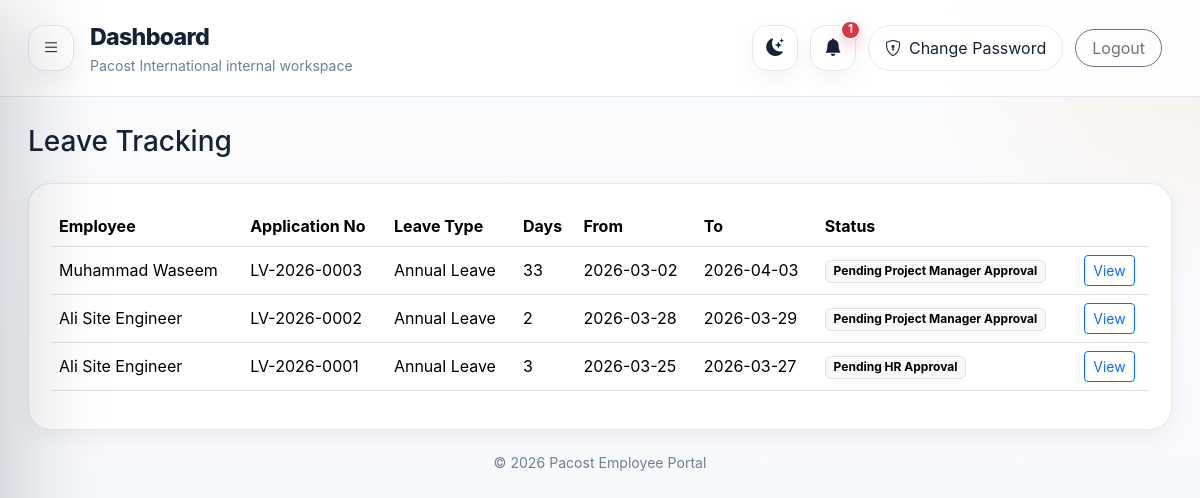
The app's page /leaves (signed in) with its own data.
### tables this page shows
CREATE TABLE leave_applications (
    id INTEGER PRIMARY KEY AUTOINCREMENT,
    application_no TEXT NOT NULL UNIQUE,
    user_id INTEGER NOT NULL,
    leave_type_id INTEGER NOT NULL,
    from_date TEXT NOT NULL,
    to_date TEXT NOT NULL,
    total_days INTEGER NOT NULL,
    reason TEXT,
    attachment TEXT,
    status TEXT NOT NULL,
    manager_status TEXT NOT NULL DEFAULT 'Pending',
    hr_status TEXT NOT NULL DEFAULT 'Pending',
    current_stage TEXT NOT NULL,
    created_at TEXT NOT NULL,
    FOREIGN KEY (user_id) REFERENCES users (id),
    FOREIGN KEY (leave_type_id) REFERENCES leave_types (id)
);

### app.py (the view)
@app.route("/leaves")
@login_required
def my_leaves():
    db = get_db()
    user = current_user()
    base_query = "SELECT DISTINCT la.*, lt.name AS leave_type_name, u.full_name FROM leave_applications la JOIN leave_types lt ON la.leave_type_id=lt.id JOIN users u ON la.user_id=u.id"
    params: list[Any] = []
    conditions: list[str] = []
    if user["role"] == "employee":
        conditions.append("la.user_id=?")
        params.append(user["id"])
    elif user["role"] == "manager":
        conditions.append("(la.user_id=? OR EXISTS (SELECT 1 FROM leave_approval_steps s WHERE s.leave_application_id=la.id AND s.approver_user_id=?))")
        params.extend([user["id"], user["id"]])
    elif user["role"] == "hr":
        conditions.append("(la.user_id=? OR EXISTS (SELECT 1 FROM leave_approval_steps s WHERE s.leave_application_id=la.id AND s.approver_user_id=?))")
        params.extend([user["id"], user["id"]])
    if conditions:
        base_query += " WHERE " + " AND ".join(conditions)
    base_query += " ORDER BY la.id DESC"
    leaves = db.execute(base_query, params).fetchall()
    return render_template("leaves.html", leaves=leaves)

### app.py (called while the page is built)
def get_db() -> sqlite3.Connection:
    if "db" not in g:
        g.db = sqlite3.connect(DATABASE)
        g.db.row_factory = sqlite3.Row
        ensure_schema(g.db)
    return g.db

def current_user() -> sqlite3.Row | None:
    user_id = session.get("user_id")
    if not user_id:
        return None
    return get_db().execute(
        """
        SELECT u.*, d.name AS department_name, ds.name AS designation_name, m.full_name AS manager_name
        FROM users u
        LEFT JOIN departments d ON u.department_id = d.id
        LEFT JOIN designations ds ON u.designation_id = ds.id
        LEFT JOIN users m ON u.manager_id = m.id
        WHERE u.id = ?
        """,
        (user_id,),
    ).fetchone()

def login_required(view):
    @wraps(view)
    def wrapped_view(**kwargs):
        if current_user() is None:
            return redirect(url_for("login"))
        return view(**kwargs)
    return wrapped_view

@app.context_processor
def inject_globals():
    user = current_user()
    settings = None
    unread_count = 0
    if user:
        db = get_db()
        try:
            settings = db.execute("SELECT * FROM company_settings ORDER BY id DESC LIMIT 1").fetchone()
            unread_count = db.execute("SELECT COUNT(*) AS c FROM notifications WHERE user_id=? AND is_read=0", (user["id"],)).fetchone()["c"]
        except sqlite3.OperationalError:
            settings = None
    return {"current_user": user, "year": date.today().year, "settings": settings, "unread_notification_count": unread_count}

### templates/leaves.html (shortened to what this page needs)
{% extends 'base.html' %}
{% block content %}
<div class="d-flex justify-content-between align-items-center mb-4">
  <h3 class="mb-0">Leave Tracking</h3>
</div>
<div class="card border-0 shadow-sm rounded-4">
  <div class="card-body">
    <div class="table-responsive">
      <table class="table align-middle">
        <thead>
          <tr>
            {% if current_user.role != 'employee' %}<th>Employee</th>{% endif %}
            <th>Application No</th>
            <th>Leave Type</th>
            <th>Days</th>
            <th>From</th>
            <th>To</th>
            <th>Status</th>
            <th></th>
          </tr>
        </thead>
        <tbody>
          {% for row in leaves %}
          <tr>
            {% if current_user.role != 'employee' %}<td>{{ row.full_name }}</td>{% endif %}
            <td>{{ row.application_no }}</td>
            <td>{{ row.leave_type_name }}</td>
            <td>{{ row.total_days }}</td>
            <td>{{ row.from_date }}</td>
            <td>{{ row.to_date }}</td>
            <td><span class="badge text-bg-light border">{{ row.status }}</span></td>
            <td><a href="{{ url_for('leave_detail', leave_id=row.id) }}" class="btn btn-sm btn-outline-primary">View</a></td>
          </tr>
          {% else %}
          <tr><td colspan="8" class="text-center text-secondary py-4">No leave applications found.</td></tr>
          {% endfor %}
        </tbody>
      </table>
    </div>
  </div>
</div>
{% endblock %}

### static/css/style.css (style rules this page uses)
:root { --bg:#f4f7fb; --panel:#ffffff; --panel-2:#fbfcfe; --text:#162235; --muted:#6f7f95; --line:#e3e8f0; --primary:#f57c20; --primary-soft:#fff1e6; --navy:#152235; --navy-2:#1d2d46; --shadow:0 18px 50px rgba(15,23,42,.08); --shadow-soft:0 8px 24px rgba(15,23,42,.05); }
* { box-sizing:border-box }
html,body { height:100% }
body { margin:0; background: radial-gradient(circle at top right, rgba(245,124,32,.10), transparent 20%), linear-gradient(180deg,var(--panel-2) 0%, var(--bg) 100%); color:var(--text); font-family: Inter,system-ui,-apple-system,"Segoe UI",Roboto,Arial,sans-serif; }
a { text-decoration:none }
.portal-body { overflow-x:hidden }
.card { background:var(--panel)!important;border:1px solid var(--line)!important;box-shadow:var(--shadow-soft)!important;border-radius:1.4rem!important }
.card-body { padding:22px!important }
.table { color:var(--text) }
.table thead th { white-space:nowrap }

### records on screen
leave_applications: full_name "Muhammad Waseem", application_no "LV-2026-0003", leave_type_name "Annual Leave", total_days "33", from_date "2026-03-02", to_date "2026-04-03", status "Pending Project Manager Approval"
leave_applications: full_name "Ali Site Engineer", application_no "LV-2026-0002", leave_type_name "Annual Leave", total_days "2", from_date "2026-03-28", to_date "2026-03-29", status "Pending Project Manager Approval"
leave_applications: full_name "Ali Site Engineer", application_no "LV-2026-0001", leave_type_name "Annual Leave", total_days "3", from_date "2026-03-25", to_date "2026-03-27", status "Pending HR Approval"

### other values on screen
{{ title or 'Dashboard' }} "Dashboard"
{{ unread_notification_count }} "1"
